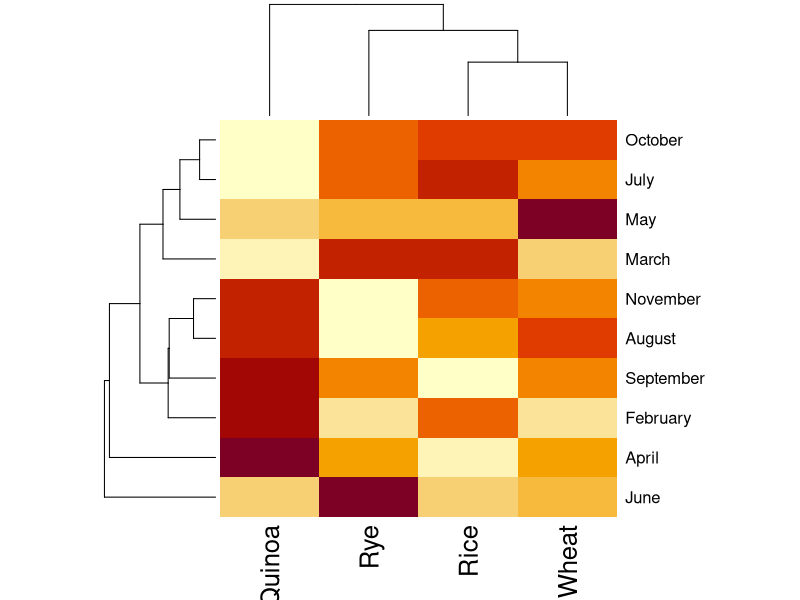
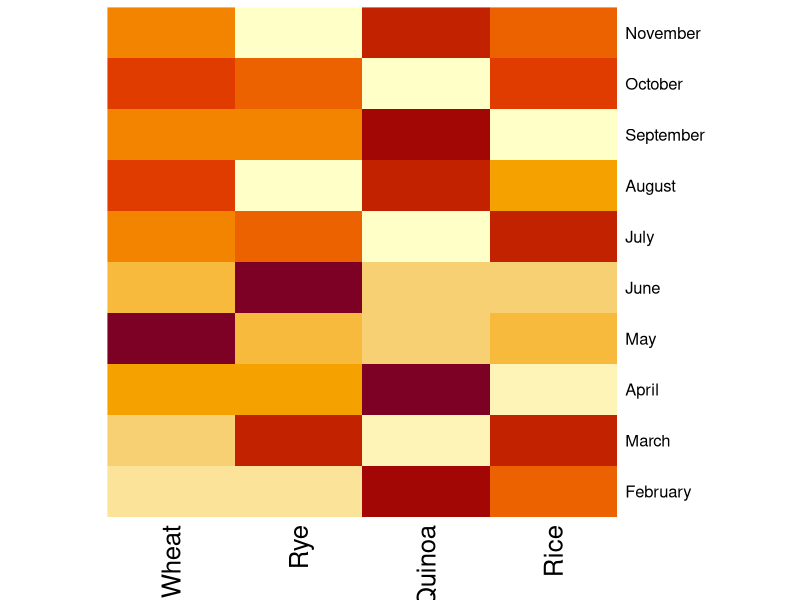
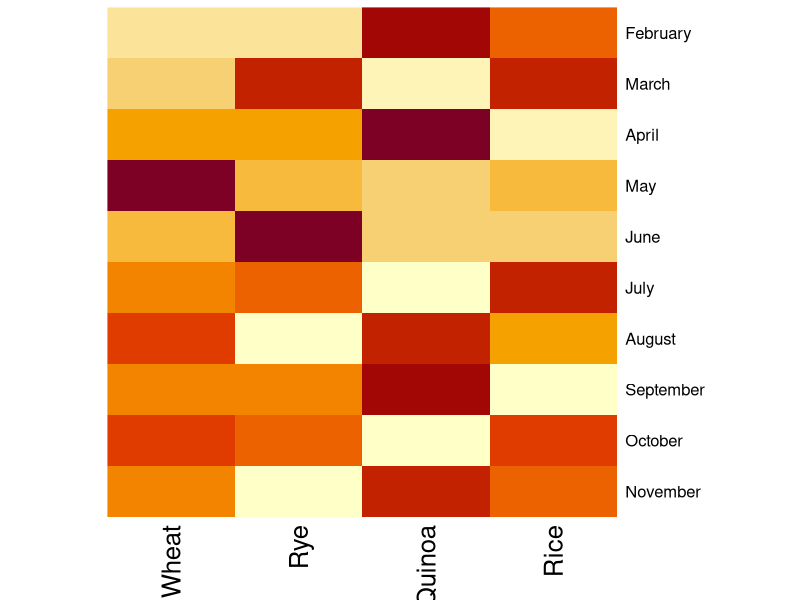
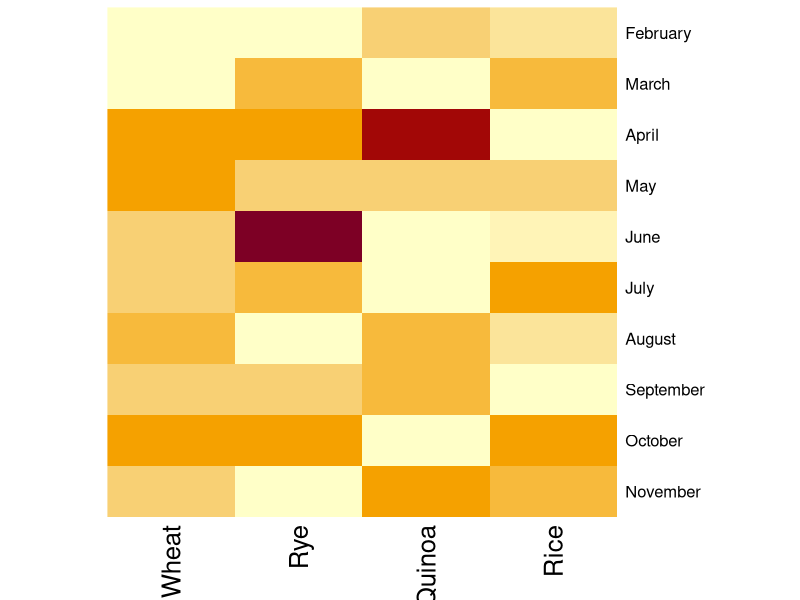
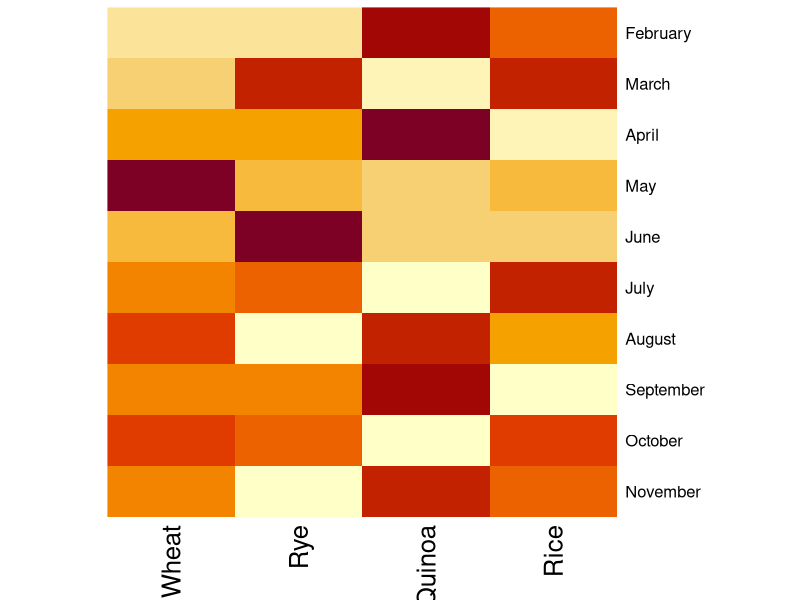
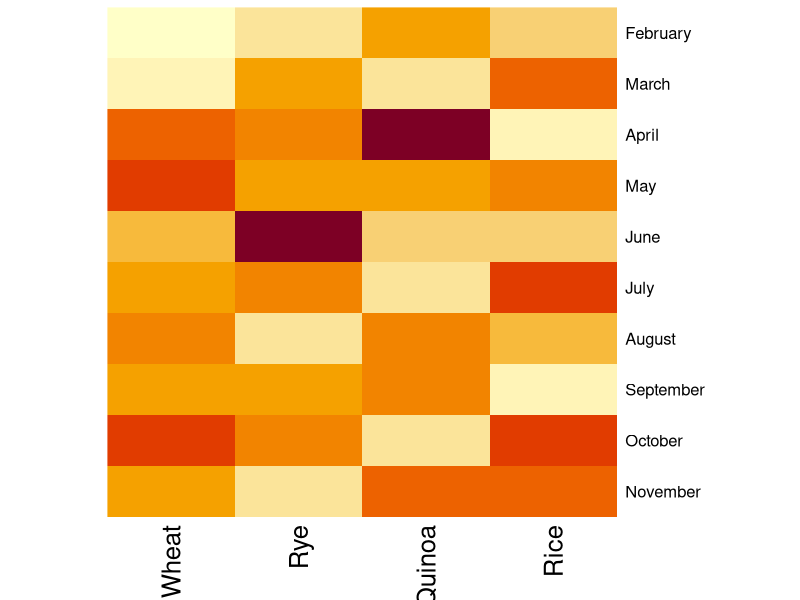
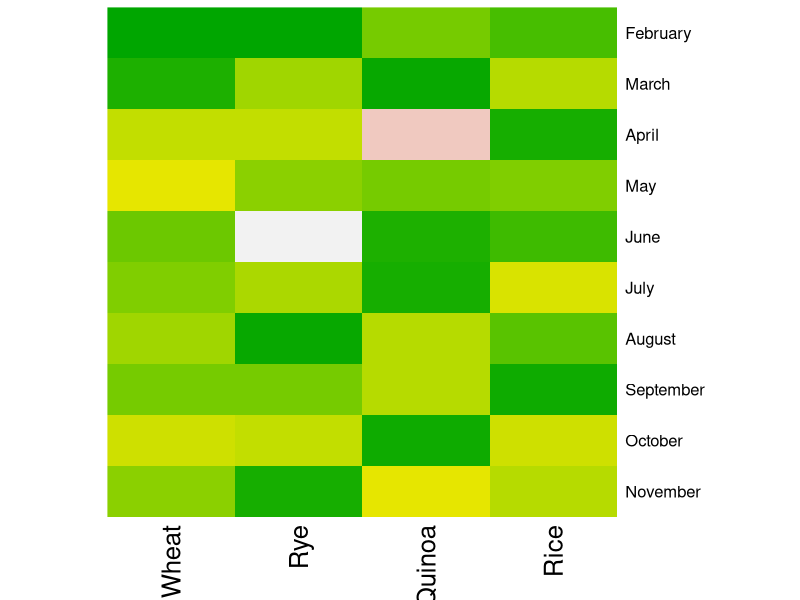
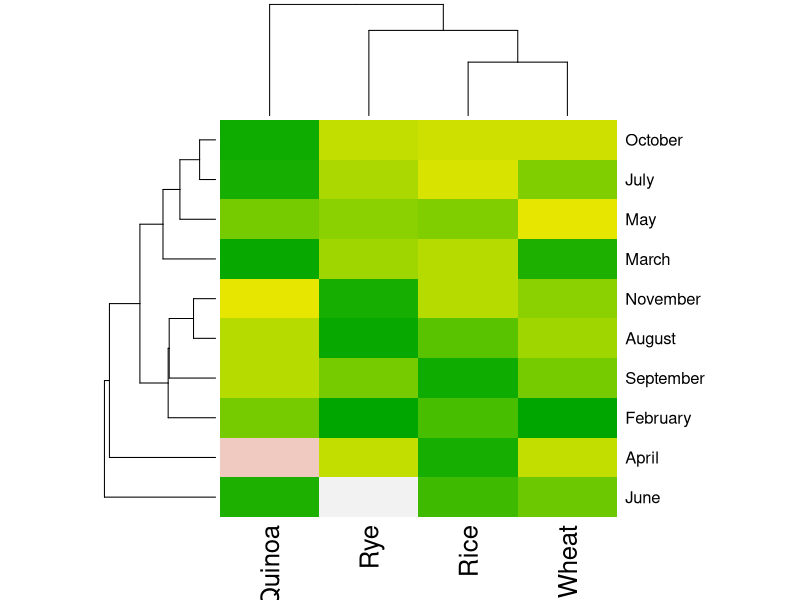

Write R code to recreate these figures, in order.

# Description: heatmap

# first concern about heatmap - data must be a numeric matrix

mySimpleData <- matrix(c(sample(1:25, 40, replace=TRUE)), nrow = 10)
mySimpleData[15] <- 50 # YIKES! an outlier!
mySimpleData[23] <- 45 # YIKES! an outlier!
mySimpleColNames <- c("Wheat", "Rye", "Quinoa", "Rice" )
dimnames(mySimpleData) <- list(c(month.name[2:11]), mySimpleColNames)

# the very basic heatmap
heatmap(mySimpleData) 
# rows and columns are grouped and a dendogram is shown

# use RowV and ColV = NA to suppress dendogram
heatmap(mySimpleData, Rowv = NA, Colv = NA) 

# months from top to bottom
heatmap(mySimpleData, Rowv = NA, Colv = NA, revC = TRUE) 

# scale = none keeps the color -> value consistent
# row/column scaled to mean of 0, stdDev = 1
heatmap(mySimpleData, Rowv = NA, Colv = NA, revC = TRUE, scale = "none") 
heatmap(mySimpleData, Rowv = NA, Colv = NA, revC = TRUE, scale = "row")
heatmap(mySimpleData, Rowv = NA, Colv = NA, revC = TRUE, scale = "column") 

# change the colors
heatmap(mySimpleData, 
        Rowv = NA, Colv = NA, revC = TRUE,
        scale = "none",
        col=terrain.colors(max(mySimpleData))
        ) 

heatmap(mySimpleData, 
        scale = "none",
        col=terrain.colors(max(mySimpleData))
) 
